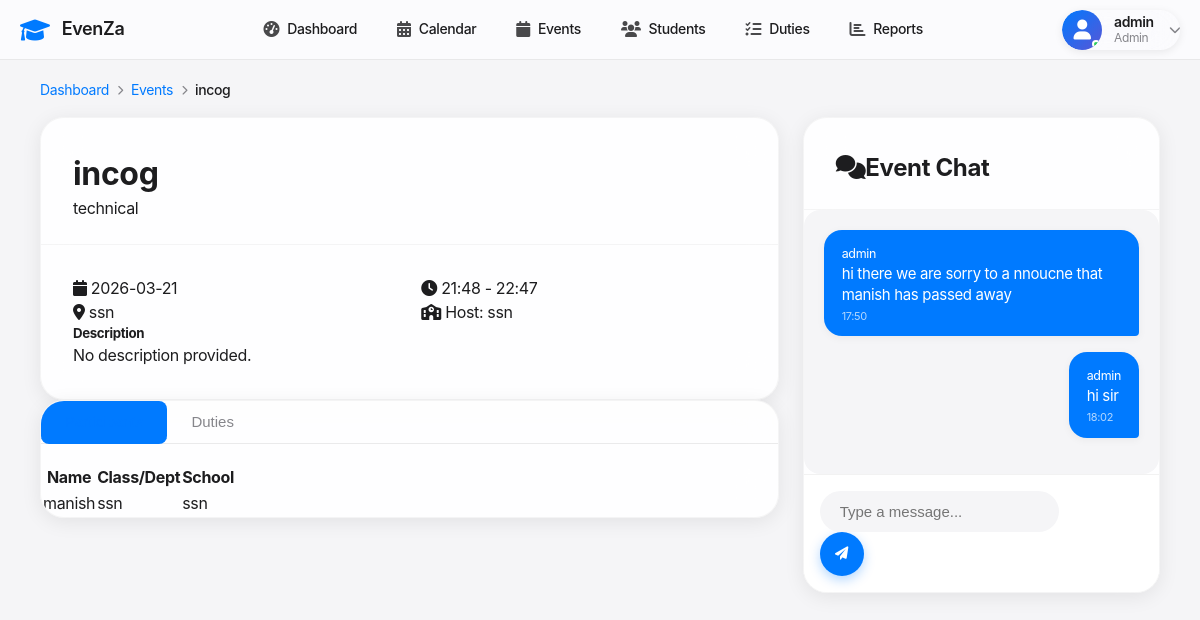
Page /events/3 (signed in) on the committed database.
### tables this page shows
CREATE TABLE events (
            id INTEGER PRIMARY KEY AUTOINCREMENT,
            name TEXT NOT NULL,
            type TEXT NOT NULL,
            event_date DATE NOT NULL,
            start_time TIME NOT NULL,
            end_time TIME NOT NULL,
            venue TEXT NOT NULL,
            description TEXT,
            host_school TEXT NOT NULL,
            participating_schools TEXT,
            status TEXT DEFAULT 'upcoming',
            created_at TIMESTAMP DEFAULT CURRENT_TIMESTAMP
        );

CREATE TABLE participants (
            id INTEGER PRIMARY KEY AUTOINCREMENT,
            unique_id TEXT UNIQUE NOT NULL,
            name TEXT NOT NULL,
            type TEXT NOT NULL CHECK (type IN ('student')),
            class_dept TEXT NOT NULL,
            school TEXT NOT NULL,
            grade TEXT,
            contact TEXT,
            emergency_contact TEXT,
            created_at TIMESTAMP DEFAULT CURRENT_TIMESTAMP
        );

CREATE TABLE announcements (id INTEGER PRIMARY KEY AUTOINCREMENT, title TEXT NOT NULL, content TEXT NOT NULL, event_id INTEGER NOT NULL, created_by INTEGER NOT NULL, created_at TIMESTAMP DEFAULT CURRENT_TIMESTAMP, FOREIGN KEY (event_id) REFERENCES events (id) ON DELETE CASCADE, FOREIGN KEY (created_by) REFERENCES users (id) ON DELETE CASCADE);

CREATE TABLE users (
            id INTEGER PRIMARY KEY AUTOINCREMENT,
            username TEXT UNIQUE NOT NULL,
            password_hash TEXT NOT NULL,
            role TEXT DEFAULT 'user',
            created_at TIMESTAMP DEFAULT CURRENT_TIMESTAMP
        );

### app.py (the view)
@app.route('/events/<int:id>')
@login_required
def event_detail(id):
    conn = get_db_connection()
    event_row = conn.execute('SELECT * FROM events WHERE id = ?', (id,)).fetchone()
    if not event_row:
        conn.close()
        flash('Event not found', 'error')
        return redirect(url_for('events'))
    event = dict(event_row)
    participants_rows = conn.execute('''
        SELECT p.*
        FROM participants p
        JOIN participant_events pe ON p.id = pe.participant_id
        WHERE pe.event_id = ?
    ''', (id,)).fetchall()
    duties_rows = conn.execute('''
        SELECT d.*, dp.name as person_name, dp.designation
        FROM duties d
        JOIN duty_personnel dp ON d.duty_person_id = dp.id
        WHERE d.event_id = ?
    ''', (id,)).fetchall()
    announcements = conn.execute('''
        SELECT a.*, u.username as author
        FROM announcements a
        JOIN users u ON a.created_by = u.id
        WHERE a.event_id = ?
        ORDER BY a.created_at ASC
    ''', (id,)).fetchall()
    conn.close()
    return render_template('event_detail.html',
                         event=event,
                         participants=participants_rows,
                         duties=duties_rows,
                         announcements=announcements)

### app.py (called while the page is built)
def get_db_connection():
    conn = sqlite3.connect('events.db')
    conn.row_factory = sqlite3.Row
    return conn

def login_required(f):
    @wraps(f)
    def decorated_function(*args, **kwargs):
        if 'user_id' not in session:
            flash('Please login to access this page', 'error')
            return redirect(url_for('login'))
        return f(*args, **kwargs)
    return decorated_function

### templates/event_detail.html (shortened to what this page needs)
{% extends "base.html" %}
{% block content %}
<div class="container py-4">
    <nav aria-label="breadcrumb" class="mb-4">
        <ol class="breadcrumb">
            <li class="breadcrumb-item"><a href="{{ url_for('dashboard') }}">Dashboard</a></li>
            <li class="breadcrumb-item"><a href="{{ url_for('events') }}">Events</a></li>
            <li class="breadcrumb-item active" aria-current="page">{{ event.name }}</li>
        </ol>
    </nav>
    <div class="row g-4">
        <div class="col-lg-8">
            <div class="apple-card mb-4">
                <div class="card-header d-flex justify-content-between align-items-center">
                    <h1 class="h3 mb-0">{{ event.name }}</h1>
                    <span class="badge bg-primary">{{ event.type }}</span>
                </div>
                <div class="card-body">
                    <div class="row g-3 mb-4">
                        <div class="col-md-6">
                            <div class="d-flex align-items-center text-muted">
                                <i class="fas fa-calendar me-2"></i>
                                <span>{{ event.event_date }}</span>
                            </div>
                        </div>
                        <div class="col-md-6">
                            <div class="d-flex align-items-center text-muted">
                                <i class="fas fa-clock me-2"></i>
                                <span>{{ event.start_time }} - {{ event.end_time }}</span>
                            </div>
                        </div>
                        <div class="col-md-6">
                            <div class="d-flex align-items-center text-muted">
                                <i class="fas fa-map-marker-alt me-2"></i>
                                <span>{{ event.venue }}</span>
                            </div>
                        </div>
                        <div class="col-md-6">
                            <div class="d-flex align-items-center text-muted">
                                <i class="fas fa-school me-2"></i>
                                <span>Host: {{ event.host_school }}</span>
                            </div>
                        </div>
                    </div>
                    <h5 class="fw-bold mb-3">Description</h5>
                    <p class="text-dark">{{ event.description or 'No description provided.' }}</p>
                </div>
            </div>
            <div class="apple-card">
                <ul class="nav nav-tabs mb-3" id="eventTabs" role="tablist">
                    <li class="nav-item" role="presentation">
                        <button class="nav-link active" id="participants-tab" data-bs-toggle="tab" data-bs-target="#participants" type="button" role="tab">Participants</button>
                    </li>
                    <li class="nav-item" role="presentation">
                        <button class="nav-link" id="duties-tab" data-bs-toggle="tab" data-bs-target="#duties" type="button" role="tab">Duties</button>
                    </li>
                </ul>
                <div class="tab-content" id="eventTabsContent">
                    <div class="tab-pane fade show active" id="participants" role="tabpanel">
                        {% if participants %}
                        <div class="table-responsive">
                            <table class="table table-hover align-middle">
                                <thead>
                                    <tr>
                                        <th>Name</th>
                                        <th>Class/Dept</th>
                                        <th>School</th>
                                    </tr>
                                </thead>
                                <tbody>
                                    {% for p in participants %}
                                    <tr>
                                        <td>{{ p.name }}</td>
                                        <td>{{ p.class_dept }}</td>
                                        <td>{{ p.school }}</td>
                                    </tr>
                                    {% endfor %}
                                </tbody>
                            </table>
                        </div>
                        {% else %}
                        <p class="text-muted text-center py-4">No participants assigned to this event.</p>
                        {% endif %}
                    </div>
                </div>
            </div>
        </div>
        <div class="col-lg-4">
            <div class="apple-card h-100 d-flex flex-column" style="max-height: 800px;">
                <div class="card-header border-bottom">
                    <h2 class="h5 mb-0"><i class="fas fa-comments me-2"></i>Event Chat</h2>
                </div>
                <div class="chat-box flex-grow-1" id="chat-box">
                    {% if announcements %}
                        {% for msg in announcements %}
                            <div class="chat-message {% if msg.author == session.username %}align-items-end{% else %}align-items-start{% endif %}">
                                <div class="message-bubble">
                                    <div class="d-flex justify-content-between align-items-center mb-1">
                                        <small class="fw-bold">{{ msg.author }}</small>
                                    </div>
                                    <p class="mb-1">{{ msg.content }}</p>
                                    <div class="message-info">{{ msg.created_at[11:16] }}</div>
                                </div>
                            </div>
                        {% endfor %}
                    {% else %}
                        <div class="text-center py-5 text-muted">
                            <i class="fas fa-comment-dots fa-3x mb-3 opacity-25"></i>
                            <p>No messages yet. Start the conversation!</p>
                        </div>
                    {% endif %}
                </div>
                {% if session.role in ['admin', 'super_admin'] %}
                <div class="chat-input-area">
                    <form action="{{ url_for('add_announcement') }}" method="POST" class="d-flex gap-2 w-100">
                        <input type="text" name="content" class="chat-input"
                               placeholder="Type a message..." required autocomplete="off">
                        <button type="submit" class="chat-send-btn">
                            <i class="fas fa-paper-plane"></i>
                        </button>
                    </form>
                </div>
                {% else %}
                <div class="card-footer bg-light p-3 text-center">
                    <small class="text-muted">Only administrators can post messages.</small>
                </div>
                {% endif %}
            </div>
        </div>
    </div>
</div>
{% endblock %}

### templates/base.html (shortened to what this page needs)
<!DOCTYPE html>
<html lang="en">
<head>
    <link href="https://cdnjs.cloudflare.com/ajax/libs/font-awesome/6.0.0/css/all.min.css" rel="stylesheet">
    <link href="{{ url_for('static', filename='css/style.css') }}" rel="stylesheet">
</head>
<body>
    <nav class="apple-nav">
        <div class="nav-container">
            <div class="nav-brand">
                <i class="fas fa-graduation-cap"></i>
                <span>EvenZa</span>
            </div>
            <div class="nav-menu">
                <a href="{{ url_for('dashboard') }}" class="nav-link {% if request.endpoint == 'dashboard' %}active{% endif %}">
                    <i class="fas fa-tachometer-alt"></i>
                    <span>Dashboard</span>
                </a>
                <a href="{{ url_for('calendar_view') }}" class="nav-link {% if request.endpoint == 'calendar_view' %}active{% endif %}">
                    <i class="fas fa-calendar-alt"></i>
                    <span>Calendar</span>
                </a>
                <a href="{{ url_for('events') }}" class="nav-link {% if request.endpoint == 'events' %}active{% endif %}">
                    <i class="fas fa-calendar"></i>
                    <span>Events</span>
                </a>
                <a href="{{ url_for('participants') }}" class="nav-link {% if request.endpoint == 'participants' %}active{% endif %}">
                    <i class="fas fa-users"></i>
                    <span>Students</span>
                </a>
                <a href="{{ url_for('duties') }}" class="nav-link {% if request.endpoint == 'duties' %}active{% endif %}">
                    <i class="fas fa-tasks"></i>
                    <span>Duties</span>
                </a>
                <a href="{{ url_for('reports') }}" class="nav-link {% if request.endpoint == 'reports' %}active{% endif %}">
                    <i class="fas fa-chart-bar"></i>
                    <span>Reports</span>
                </a>
            </div>
            <div class="nav-user">
                {% if session.user_id %}
                    <div class="dropdown">
                        <div class="user-profile dropdown-toggle" id="userProfile" data-bs-toggle="dropdown" aria-expanded="false">
                            <div class="user-avatar">
                                <i class="fas fa-user"></i>
                                <div class="status-indicator"></div>
                            </div>
                            <div class="user-info">
                                <div class="user-name">{{ session.username }}</div>
                                <div class="user-role">{{ session.role|capitalize|replace('_', ' ') }}</div>
                            </div>
                            <i class="fas fa-chevron-down user-chevron"></i>
                        </div>
                    </div>
                {% else %}
                    <div class="auth-buttons">
                        <a href="{{ url_for('login') }}" class="btn-outline">Login</a>
                        <a href="{{ url_for('register') }}" class="btn-primary">Register</a>
                    </div>
                {% endif %}
            </div>
        </div>
    </nav>
    <div class="main-container" style="padding-top: 80px;">
        {% block content %}{% endblock %}
    </div>
</body>
</html>

### templates/base.html (style rules this page uses)
* { margin: 0; padding: 0; box-sizing: border-box; }
body { font-family: -apple-system, BlinkMacSystemFont, 'Segoe UI', Roboto, Oxygen, Ubuntu, Cantarell, sans-serif; background: #f5f5f7; color: #1d1d1f; }
.apple-nav { background: rgba(251, 251, 253, 0.94); backdrop-filter: saturate(180%) blur(20px); -webkit-backdrop-filter: saturate(180%) blur(20px); border-bottom: 1px solid rgba(0, 0, 0, 0.08); position: fixed; top: 0; left: 0; right: 0; z-index: 1000; height: 60px; }
.nav-container { max-width: 1200px; margin: 0 auto; padding: 0 20px; height: 100%; display: flex; align-items: center; justify-content: space-between; }
.nav-brand { display: flex; align-items: center; font-size: 18px; font-weight: 600; color: #1d1d1f; text-decoration: none; }
.nav-brand i { font-size: 24px; color: #007aff; margin-right: 12px; }
.nav-menu { display: flex; align-items: center; gap: 8px; }
.nav-link { display: flex; align-items: center; padding: 8px 16px; border-radius: 8px; text-decoration: none; color: #1d1d1f; font-size: 14px; font-weight: 500; transition: all 0.2s; }
.nav-link i { font-size: 16px; margin-right: 8px; opacity: 0.8; }
.nav-link.active { background: #007aff; color: white; }
.nav-user { display: flex; align-items: center; }
.user-profile { position: relative; display: flex; align-items: center; gap: 12px; padding: 8px 16px; border-radius: 24px; background: rgba(255, 255, 255, 0.6); backdrop-filter: saturate(180%) blur(20px); -webkit-backdrop-filter: saturate(180%) blur(20px); border: 1px solid rgba(255, 255, 255, 0.2); box-shadow: 0 2px 8px rgba(0, 0, 0, 0.08); transition: all 0.3s cubic-bezier(0.25, 0.46, 0.45, 0.94); cursor: pointer; }
.user-avatar { width: 40px; height: 40px; border-radius: 50%; background: linear-gradient(135deg, #007aff 0%, #5856d6 100%); display: flex; align-items: center; justify-content: center; transition: all 0.3s ease; position: relative; overflow: hidden; }
.user-avatar::before { content: ''; position: absolute; top: 0; left: 0; right: 0; bottom: 0; background: linear-gradient(135deg, rgba(255, 255, 255, 0.2) 0%, transparent 100%); opacity: 0; transition: opacity 0.3s ease; }
.user-avatar i { font-size: 20px; color: white; z-index: 1; position: relative; }
.user-info { display: flex; flex-direction: column; line-height: 1.2; }
.user-name { font-size: 14px; font-weight: 600; color: #1d1d1f; margin: 0; }
.user-role { font-size: 12px; color: #86868b; margin: 0; }
.user-chevron { font-size: 12px; color: #86868b; margin-left: 4px; transition: transform 0.3s ease; }
.dropdown-toggle { background: none; border: none; padding: 0; outline: none; cursor: pointer; }
.status-indicator { width: 8px; height: 8px; border-radius: 50%; background: #30d158; position: absolute; bottom: 2px; right: 2px; border: 2px solid white; }
.main-container { max-width: 1200px; margin: 0 auto; padding: 20px; }

### rows in the picture
events: name "incog", type "technical", event_date "2026-03-21", start_time "21:48", end_time "22:47", venue "ssn", host_school "ssn", description "No description provided."
participants: name "manish", class_dept "ssn", school "ssn"
announcements: author "admin", content "hi there we are sorry to a nnoucne that manish has passed away", created_at "17:50"
announcements: author "admin", content "hi sir", created_at "18:02"

### other values in the picture
{{ session.username }} "admin"
{{ session.role|capitalize|replace('_', ' ') }} "Admin"
